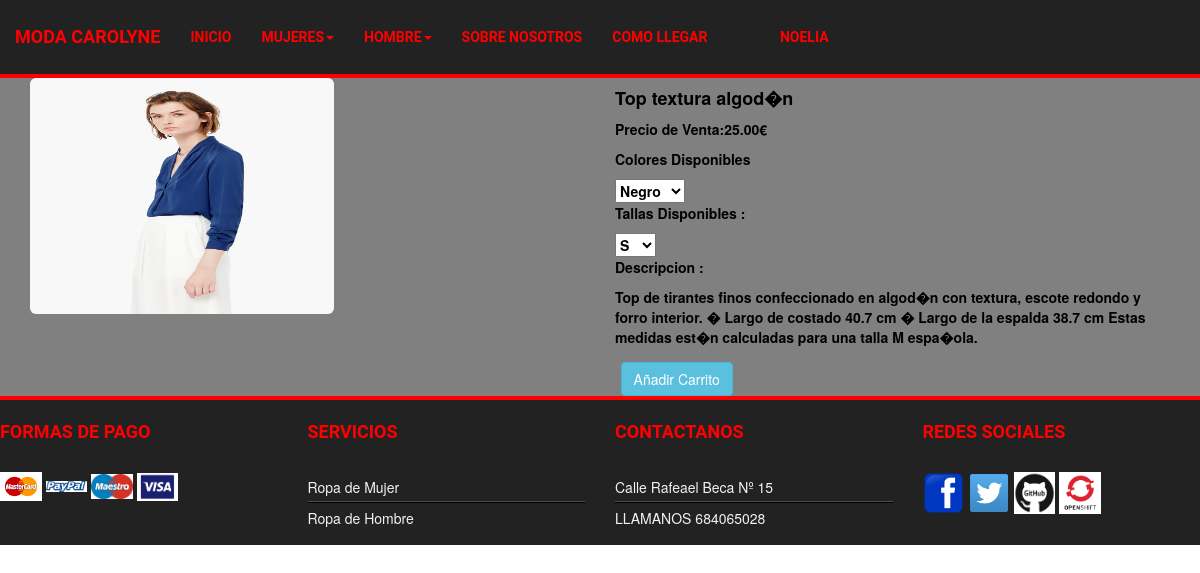
The app's page /usuarios/clienteproducto.php?id=120 (signed in) with its own data.
### tables this page shows
CREATE TABLE IF NOT EXISTS `producto` (
  `codproducto` int(6) NOT NULL AUTO_INCREMENT,
  `coddistribuidor` int(6) NOT NULL,
  `nombre` varchar(50) NOT NULL,
  `descripcion` varchar(3000) NOT NULL,
  `stock` int(6) NOT NULL,
  `foto` varchar(200) NOT NULL,
  `categoria` varchar(30) NOT NULL,
  `precio` double(4,2) NOT NULL,
  `sexo` varchar(10) NOT NULL,
  PRIMARY KEY (`codproducto`),
  KEY `fk_producto_1_idx` (`coddistribuidor`)
);

### usuarios/clienteproducto.php (the view, shortened to what this page needs)
<?php
  include_once("../plantilla/db_configuration.php");
?>
<!DOCTYPE html>
<html lang="">
  <head>
    <link rel="stylesheet" href="http://maxcdn.bootstrapcdn.com/bootstrap/3.3.5/css/bootstrap.min.css">
	  <link rel="stylesheet" href="https://maxcdn.bootstrapcdn.com/font-awesome/4.5.0/css/font-awesome.min.css">
    <?php
    include "../plantilla/temas.php"
    ?>
    </head>
    <body>
      <?php
      if(isset($_SESSION['nombre'])){
      ?>
    <?php
    include "../plantilla/header.php"
    ?>
    <?php
    $connection = new mysqli($db_host, $db_user, $db_password, $db_name);
    $connection->set_charset("utf8");
    $id=$_GET['id'];
    $consulta=("SELECT * FROM producto where codproducto=".$id);
    $result = $connection->query($consulta);
    if (isset($result) && $result->num_rows==0) {
    echo "<p>
    No existen productos en la categoria indicada.
    </p>";
    }else{
    ?>
    <div class="container" id='contenido'>
      <?php
      $result=$connection->query($consulta);
      $obj = $result->fetch_object();
  echo "<div class='col-md-6' >";
    echo "<img src='../imagenes/".$obj->foto."' class='img-rounded' width='304' height='236'>";
      echo "</div>";
    ?>
  <div class='col-md-6'>
    <form action="../plantilla/addCarrito.php" method="POST">
    <?PHP
    echo "<h4><b>".$obj->nombre."</b></h4>";
    echo "<p>Precio de Venta:";
    echo $obj->precio .'€' ;
    echo "</p>";
    echo "<p>Colores Disponibles </p>";
    $consultacolores="SELECT DISTINCT c.nombrecolor FROM colores c join colorproducto cp on c.idcolor=cp.idcolor
     where cp.codproducto=".$obj->codproducto;
    $resultcolores = $connection->query($consultacolores);
    if (isset($resultcolores) && $resultcolores->num_rows==0) {
    echo "<p>
    No existen productos en la categoria indicada.
     </p>";
    } else {
      echo "<select  name='color'>";
    while($objcolores = $resultcolores->fetch_object()){
      echo "<option value='".$objcolores->nombrecolor."'>".$objcolores->nombrecolor."</option>";
    }
    echo "</select><br>";
    }
    echo "<p style='clear:both;'>Tallas Disponibles :</p>";
    $consultalla="SELECT DISTINCT t.nombretalla, t.idtalla FROM tallasproducto tp join tallas  t on  tp.tallas=t.idtalla
     where tp.codproducto=".$obj->codproducto;
    $resultalla = $connection->query($consultalla);
    if (isset($resultalla) && $resultalla->num_rows==0) {
    echo "<p>No existen productos en la categoria indicada.</p>";
    } else {
        echo "<select  name='talla'>";
      while($objtalla = $resultalla->fetch_object()){
        echo "<option value='".$objtalla->nombretalla."'>".$objtalla->nombretalla."</option>";
      }
      echo "</select><br>";
      }
    echo "<p>Descripcion : </p>";
    echo "<p class='parrafo'>".$obj->descripcion."</p>";
    if($obj->stock<=0){
          echo "<button type='button' class='btn btn-danger'>NO HAY PRODUCTO DISPONIBLE</button>";
    }else{
          echo "<button type='submit' class='btn btn-info'>Añadir Carrito</button>";
    }
    ?>
    </form>
    <?PHP
    echo "</div>";
    }
    echo "</div>";
  include "../plantilla/foot.php"
?>
<?php
}else{
  header("Location:registro.php");
}
  ?>
    </body>
</html>

### css/plantilla2.css (style rules this page uses)
.container { width: 100%; height: 15%; background-color: gray; color:white; }
button { padding: 2%; margin: 1%; }
#contenido { color:black; font-weight: bold; }

### records on screen
producto: foto (picture), nombre "Top textura algod�n", precio "25.00", descripcion "Top de tirantes finos confeccionado en algod�n con textura, escote redondo y forro interior. � Largo de costado 40.7 cm � Largo de la espalda 38.7 cm Estas medidas est�n calculadas para una talla M espa�ola."

### other values on screen
$_SESSION['nombre'] "NOELIA"
form field color "Negro"
form field talla "S"
